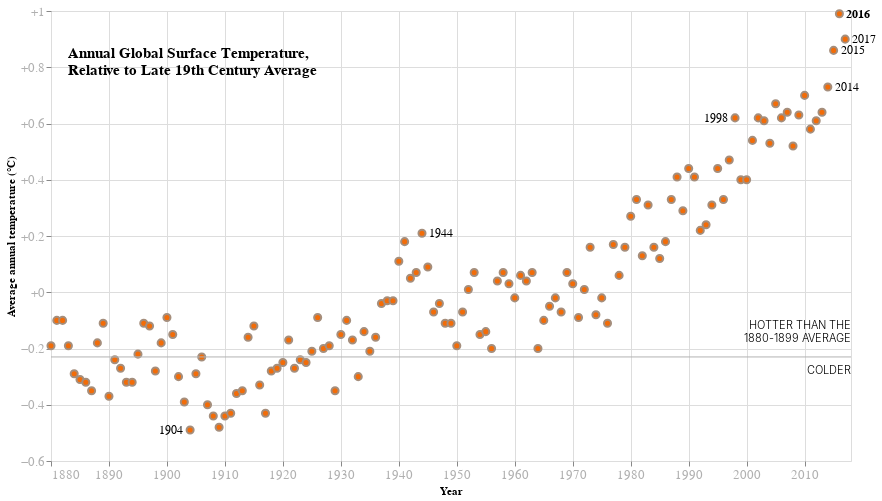

Notebook code for this chart:
### Code cell
# Combination of all layers
alt.layer(chart, line, main_title, annotation1, annotation2, annotation3, hotter, colder).properties(
                        width=800,
                        height=450
                    ).configure_point(
                    size=50
                ).configure_axis(domain=False)

### Figure 1 — Vega-Lite specification as saved in the notebook (floating-point values rounded to 4 significant figures; data arrays with more than 128 entries replaced by an {"elided": "..."} marker saying what was removed)
{"config": {"view": {"continuousWidth": 400, "continuousHeight": 300}, "axis": {"domain": false}, "point": {"size": 50}}, "layer": [{"data": {"name": "data-5af2e3252da886828d117b0d3cb94887"}, "mark": {"type": "point", "color": "#a58e7c", "fill": "#f26c08", "opacity": 1}, "encoding": {"x": {"type": "temporal", "axis": {"labelColor": "#b0b0b0", "labelFontSize": 13, "tickCount": 15, "title": "Year"}, "field": "year", "scale": {"zero": false}, "timeUnit": "year"}, "y": {"type": "quantitative", "axis": {"format": "+", "labelColor": "#b0b0b0", "labelFontSize": 13, "tickCount": 10, "title": "Average annual temperature (°C)"}, "field": "J-D"}}}, {"data": {"name": "data-f47c79c817a408f4e8e79e5daece74e3"}, "mark": {"type": "rule", "color": "#b2b2b2", "strokeWidth": 1}, "encoding": {"y": {"type": "quantitative", "field": "y"}}}, {"data": {"name": "data-9af3cec5d8fea757c4ce59810892d3f3"}, "mark": {"type": "text", "align": "left", "fontSize": 15, "fontWeight": 700, "text": ["Annual Global Surface Temperature,", "Relative to Late 19th Century Average"]}, "encoding": {"x": {"type": "temporal", "axis": {"title": ""}, "field": "x", "scale": {"zero": false}, "timeUnit": "year"}, "y": {"type": "quantitative", "field": "y"}}}, {"data": {"name": "data-5af2e3252da886828d117b0d3cb94887"}, "mark": {"type": "text", "align": "left", "baseline": "middle", "dx": 7, "fontSize": 12}, "encoding": {"text": {"type": "quantitative", "field": "Year"}, "x": {"type": "temporal", "axis": {"title": ""}, "field": "year", "scale": {"zero": false}, "timeUnit": "year"}, "y": {"type": "quantitative", "field": "J-D"}}, "transform": [{"filter": {"field": "Year", "oneOf": [1944, 2014, 2015, 2017]}}]}, {"data": {"name": "data-5af2e3252da886828d117b0d3cb94887"}, "mark": {"type": "text", "align": "right", "baseline": "middle", "dx": -7, "fontSize": 12}, "encoding": {"text": {"type": "quantitative", "field": "Year"}, "x": {"type": "temporal", "axis": {"title": ""}, "field": "year", "scale": {"zero": false}, "timeUnit": "year"}, "y": {"type": "quantitative", "field": "J-D"}}, "transform": [{"filter": {"field": "Year", "oneOf": [1904, 1998]}}]}, {"data": {"name": "data-5af2e3252da886828d117b0d3cb94887"}, "mark": {"type": "text", "align": "left", "baseline": "middle", "dx": 7, "fontSize": 12, "fontStyle": "bold"}, "encoding": {"text": {"type": "quantitative", "field": "Year"}, "x": {"type": "temporal", "axis": {"title": ""}, "field": "year", "scale": {"zero": false}, "timeUnit": "year"}, "y": {"type": "quantitative", "field": "J-D"}}, "transform": [{"filter": {"field": "Year", "oneOf": [2016]}}]}, {"data": {"name": "data-a8af2a4dc4dd582de00411f48b7aadf3"}, "mark": {"type": "text", "align": "right", "fontSize": 11, "fontWeight": 300, "text": ["HOTTER THAN THE", "1880-1899 AVERAGE"]}, "encoding": {"x": {"type": "temporal", "axis": {"title": ""}, "field": "x", "scale": {"zero": false}, "timeUnit": "year"}, "y": {"type": "quantitative", "field": "y"}}}, {"data": {"name": "data-c511bd34283c12b74b40b056b7f04966"}, "mark": {"type": "text", "align": "right", "fontSize": 11, "fontWeight": 300, "text": "COLDER"}, "encoding": {"x": {"type": "temporal", "axis": {"title": ""}, "field": "x", "scale": {"zero": false}, "timeUnit": "year"}, "y": {"type": "quantitative", "field": "y"}}}], "height": 450, "width": 800, "$schema": "https://vega.github.io/schema/vega-lite/v4.8.1.json", "datasets": {"data-5af2e3252da886828d117b0d3cb94887": {"elided": "138 records"}, "data-f47c79c817a408f4e8e79e5daece74e3": [{"y": -0.23}], "data-9af3cec5d8fea757c4ce59810892d3f3": [{"x": "1883-01-01T00:00:00", "y": 0.85}], "data-a8af2a4dc4dd582de00411f48b7aadf3": [{"x": "2018-01-01T00:00:00", "y": -0.12}], "data-c511bd34283c12b74b40b056b7f04966": [{"x": "2018-01-01T00:00:00", "y": -0.28}]}}
